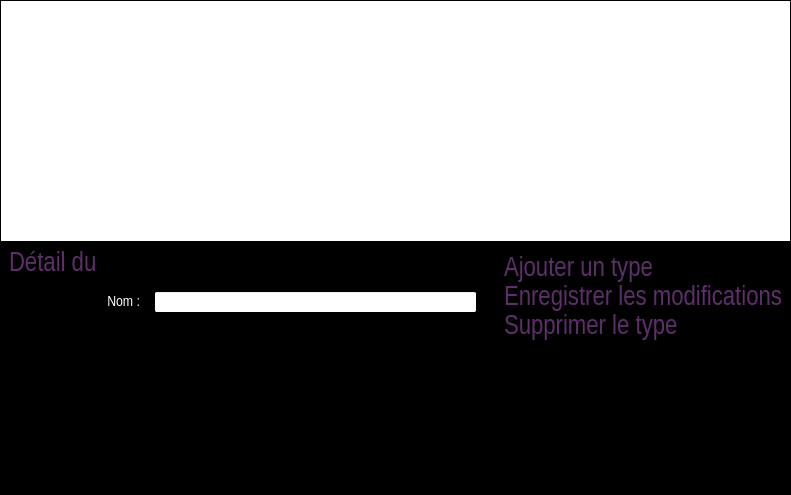
<?xml version="1.0" encoding="UTF-8"?>
<ui version="4.0">
 <class>DotationManagement</class>
 <widget class="QWidget" name="DotationManagement">
  <property name="geometry">
   <rect>
    <x>0</x>
    <y>0</y>
    <width>791</width>
    <height>495</height>
   </rect>
  </property>
  <property name="palette">
   <palette>
    <active>
     <colorrole role="WindowText">
      <brush brushstyle="SolidPattern">
       <color alpha="255">
        <red>94</red>
        <green>47</green>
        <blue>106</blue>
       </color>
      </brush>
     </colorrole>
     <colorrole role="Base">
      <brush brushstyle="SolidPattern">
       <color alpha="255">
        <red>255</red>
        <green>255</green>
        <blue>255</blue>
       </color>
      </brush>
     </colorrole>
     <colorrole role="Window">
      <brush brushstyle="SolidPattern">
       <color alpha="255">
        <red>0</red>
        <green>0</green>
        <blue>0</blue>
       </color>
      </brush>
     </colorrole>
    </active>
    <inactive>
     <colorrole role="WindowText">
      <brush brushstyle="SolidPattern">
       <color alpha="255">
        <red>94</red>
        <green>47</green>
        <blue>106</blue>
       </color>
      </brush>
     </colorrole>
     <colorrole role="Base">
      <brush brushstyle="SolidPattern">
       <color alpha="255">
        <red>255</red>
        <green>255</green>
        <blue>255</blue>
       </color>
      </brush>
     </colorrole>
     <colorrole role="Window">
      <brush brushstyle="SolidPattern">
       <color alpha="255">
        <red>0</red>
        <green>0</green>
        <blue>0</blue>
       </color>
      </brush>
     </colorrole>
    </inactive>
    <disabled>
     <colorrole role="WindowText">
      <brush brushstyle="SolidPattern">
       <color alpha="255">
        <red>120</red>
        <green>120</green>
        <blue>120</blue>
       </color>
      </brush>
     </colorrole>
     <colorrole role="Base">
      <brush brushstyle="SolidPattern">
       <color alpha="255">
        <red>0</red>
        <green>0</green>
        <blue>0</blue>
       </color>
      </brush>
     </colorrole>
     <colorrole role="Window">
      <brush brushstyle="SolidPattern">
       <color alpha="255">
        <red>0</red>
        <green>0</green>
        <blue>0</blue>
       </color>
      </brush>
     </colorrole>
    </disabled>
   </palette>
  </property>
  <property name="windowTitle">
   <string>Gestion de la dotation</string>
  </property>
  <property name="windowIcon">
   <iconset resource="pokersphere.qrc">
    <normaloff>:/img/Resources/sphere.ico</normaloff>:/img/Resources/sphere.ico</iconset>
  </property>
  <layout class="QVBoxLayout" name="verticalLayout">
   <property name="spacing">
    <number>0</number>
   </property>
   <property name="leftMargin">
    <number>0</number>
   </property>
   <property name="topMargin">
    <number>0</number>
   </property>
   <property name="rightMargin">
    <number>0</number>
   </property>
   <item>
    <widget class="QTableView" name="tableView">
     <property name="minimumSize">
      <size>
       <width>0</width>
       <height>160</height>
      </size>
     </property>
     <property name="editTriggers">
      <set>QAbstractItemView::NoEditTriggers</set>
     </property>
     <property name="alternatingRowColors">
      <bool>true</bool>
     </property>
     <property name="selectionMode">
      <enum>QAbstractItemView::SingleSelection</enum>
     </property>
     <property name="selectionBehavior">
      <enum>QAbstractItemView::SelectRows</enum>
     </property>
     <property name="sortingEnabled">
      <bool>true</bool>
     </property>
     <attribute name="verticalHeaderVisible">
      <bool>false</bool>
     </attribute>
    </widget>
   </item>
   <item>
    <layout class="QHBoxLayout" name="horizontalLayout">
     <property name="spacing">
      <number>0</number>
     </property>
     <item>
      <layout class="QVBoxLayout" name="verticalLayout_5">
       <property name="spacing">
        <number>14</number>
       </property>
       <property name="topMargin">
        <number>9</number>
       </property>
       <property name="rightMargin">
        <number>9</number>
       </property>
       <item>
        <layout class="QHBoxLayout" name="horizontalLayout_3">
         <property name="leftMargin">
          <number>9</number>
         </property>
         <item>
          <widget class="QLabel" name="detailDotationLabel">
           <property name="font">
            <font>
             <family>Arial Narrow</family>
             <pointsize>20</pointsize>
            </font>
           </property>
           <property name="text">
            <string>Détail du</string>
           </property>
          </widget>
         </item>
        </layout>
       </item>
       <item>
        <layout class="QHBoxLayout" name="horizontalLayout_4">
         <item>
          <widget class="QLabel" name="nomLabel">
           <property name="minimumSize">
            <size>
             <width>140</width>
             <height>20</height>
            </size>
           </property>
           <property name="palette">
            <palette>
             <active>
              <colorrole role="WindowText">
               <brush brushstyle="SolidPattern">
                <color alpha="255">
                 <red>255</red>
                 <green>255</green>
                 <blue>255</blue>
                </color>
               </brush>
              </colorrole>
             </active>
             <inactive>
              <colorrole role="WindowText">
               <brush brushstyle="SolidPattern">
                <color alpha="255">
                 <red>255</red>
                 <green>255</green>
                 <blue>255</blue>
                </color>
               </brush>
              </colorrole>
             </inactive>
             <disabled>
              <colorrole role="WindowText">
               <brush brushstyle="SolidPattern">
                <color alpha="255">
                 <red>120</red>
                 <green>120</green>
                 <blue>120</blue>
                </color>
               </brush>
              </colorrole>
             </disabled>
            </palette>
           </property>
           <property name="font">
            <font>
             <family>Arial Narrow</family>
             <pointsize>11</pointsize>
            </font>
           </property>
           <property name="text">
            <string>Nom :</string>
           </property>
           <property name="alignment">
            <set>Qt::AlignRight|Qt::AlignTrailing|Qt::AlignVCenter</set>
           </property>
          </widget>
         </item>
         <item>
          <widget class="QLineEdit" name="nomLineEdit">
           <property name="minimumSize">
            <size>
             <width>200</width>
             <height>22</height>
            </size>
           </property>
           <property name="maxLength">
            <number>100</number>
           </property>
          </widget>
         </item>
        </layout>
       </item>
       <item>
        <spacer name="verticalSpacer_3">
         <property name="orientation">
          <enum>Qt::Vertical</enum>
         </property>
         <property name="sizeHint" stdset="0">
          <size>
           <width>20</width>
           <height>40</height>
          </size>
         </property>
        </spacer>
       </item>
      </layout>
     </item>
     <item>
      <layout class="QVBoxLayout" name="verticalLayout_2">
       <property name="leftMargin">
        <number>9</number>
       </property>
       <item>
        <layout class="QHBoxLayout" name="horizontalLayout_15">
         <item>
          <widget class="QLabel" name="logoLabel">
           <property name="maximumSize">
            <size>
             <width>256</width>
             <height>150</height>
            </size>
           </property>
           <property name="text">
            <string/>
           </property>
           <property name="pixmap">
            <pixmap resource="pokersphere.qrc">:/img/Resources/pokerSphere.gif</pixmap>
           </property>
           <property name="scaledContents">
            <bool>true</bool>
           </property>
           <property name="alignment">
            <set>Qt::AlignCenter</set>
           </property>
          </widget>
         </item>
        </layout>
       </item>
       <item>
        <layout class="QVBoxLayout" name="verticalLayout_6">
         <property name="leftMargin">
          <number>9</number>
         </property>
         <property name="rightMargin">
          <number>9</number>
         </property>
         <item>
          <widget class="QLabel" name="ajouterDotationLabel">
           <property name="font">
            <font>
             <family>Arial Narrow</family>
             <pointsize>20</pointsize>
            </font>
           </property>
           <property name="text">
            <string>&lt;a href=&quot;a&quot; style=&quot;text-decoration:none;&quot;&gt;&lt;font color=&quot;#5E2F6A&quot;&gt;Ajouter un type&lt;/font&gt;&lt;/a&gt;</string>
           </property>
          </widget>
         </item>
         <item>
          <widget class="QLabel" name="enregistrerModificationLabel">
           <property name="font">
            <font>
             <family>Arial Narrow</family>
             <pointsize>20</pointsize>
            </font>
           </property>
           <property name="text">
            <string>&lt;a href=&quot;a&quot; style=&quot;text-decoration:none;&quot;&gt;&lt;font color=&quot;#5E2F6A&quot;&gt;Enregistrer les modifications&lt;/font&gt;&lt;/a&gt;</string>
           </property>
          </widget>
         </item>
         <item>
          <widget class="QLabel" name="supprimerDotationLabel">
           <property name="font">
            <font>
             <family>Arial Narrow</family>
             <pointsize>20</pointsize>
            </font>
           </property>
           <property name="text">
            <string>&lt;a href=&quot;a&quot; style=&quot;text-decoration:none;&quot;&gt;&lt;font color=&quot;#5E2F6A&quot;&gt;Supprimer le type&lt;/font&gt;&lt;/a&gt;</string>
           </property>
          </widget>
         </item>
         <item>
          <spacer name="verticalSpacer_2">
           <property name="orientation">
            <enum>Qt::Vertical</enum>
           </property>
           <property name="sizeHint" stdset="0">
            <size>
             <width>20</width>
             <height>40</height>
            </size>
           </property>
          </spacer>
         </item>
        </layout>
       </item>
      </layout>
     </item>
    </layout>
   </item>
  </layout>
 </widget>
 <resources>
  <include location="pokersphere.qrc"/>
 </resources>
 <connections/>
</ui>
